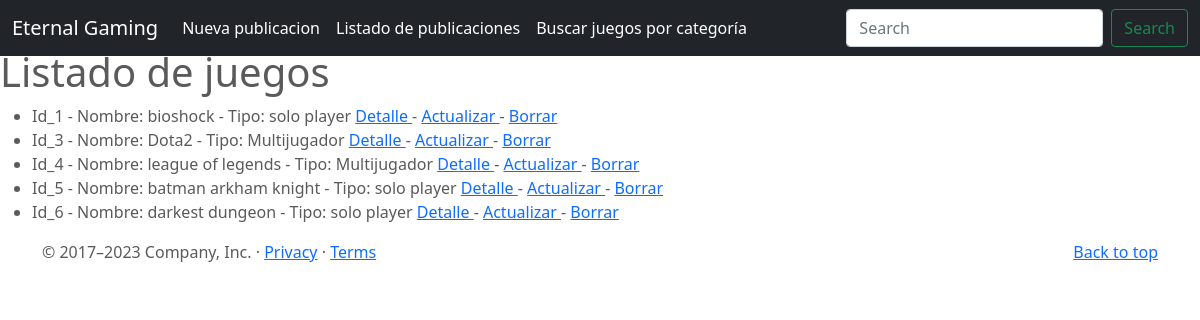
The app's page /juegos/, older data.
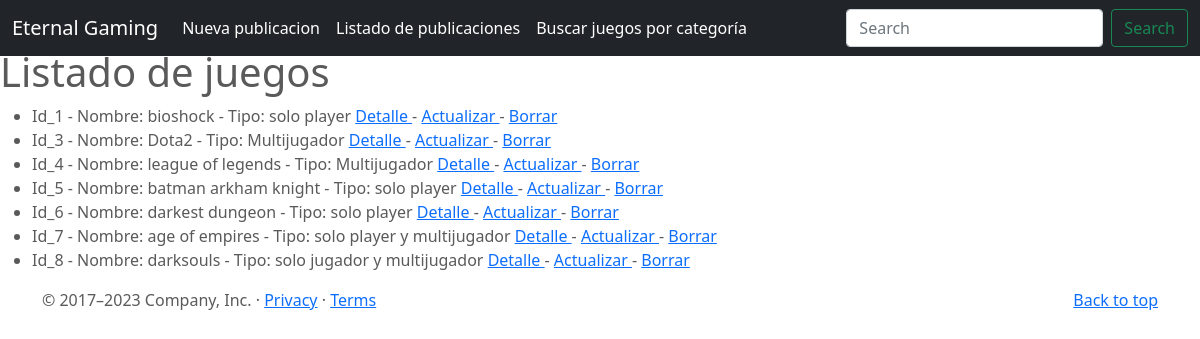
The same page, newer data.
### entrega_final_app/models.py (models this page shows, shortened)
class Juegos(models.Model):
    nombre = models.CharField(max_length=50)
    tipo = models.CharField(max_length=50)
    rating = models.CharField(max_length=2)
    categoria = models.CharField(max_length=50)
    opinion = models.TextField(max_length=500)

### entrega_final_app/views.py (the view)
# urls.py: path('juegos/',mostrar_juegos, name = "juegos"),
def mostrar_juegos(request):
    juegos = Juegos.objects.all()
    total_juegos = len(juegos)
    context = {
        "juegos": juegos,
        "total_juegos":total_juegos,
        "form": JuegosForm(),
    }
    return render(request, "entrega_final_app/juegos.html", context)

### entrega_final_app/forms.py
class JuegosForm (forms.Form):
    nombre = forms.CharField(max_length=50)
    tipo = forms.CharField(max_length=50)
    rating = forms.CharField(max_length=2)
    categoria = forms.CharField(max_length=50)
    opinion = forms.CharField(max_length=100)

### entrega_final_app/templates/entrega_final_app/juegos.html (shortened to what this page needs)
{% extends 'entrega_final_app/base.html'%}
{%block titulo%} Listado de juegos {%endblock%}
{%block listado%}
    <ul>
        {%  for juego in juegos %}
        <li>
            Id_{{juego.id}} - Nombre:  {{juego.nombre}} - Tipo: {{juego.tipo}}
            <a href="{% url 'juegos-detail' juego.id %}"> Detalle </a>
            -
            <a href="{% url 'juegos-update' juego.id %}"> Actualizar </a>
            -
            <a href="{% url 'juegos-delete' juego.id %}"> Borrar </a>
        </li>
        {% endfor %}
    </ul>
{% endblock %}

Row changes from the older to the newer data that the page shows:
added Juegos: id "7", nombre "age of empires", tipo "solo player y multijugador"
added Juegos: id "8", nombre "darksouls", tipo "solo jugador y multijugador"
